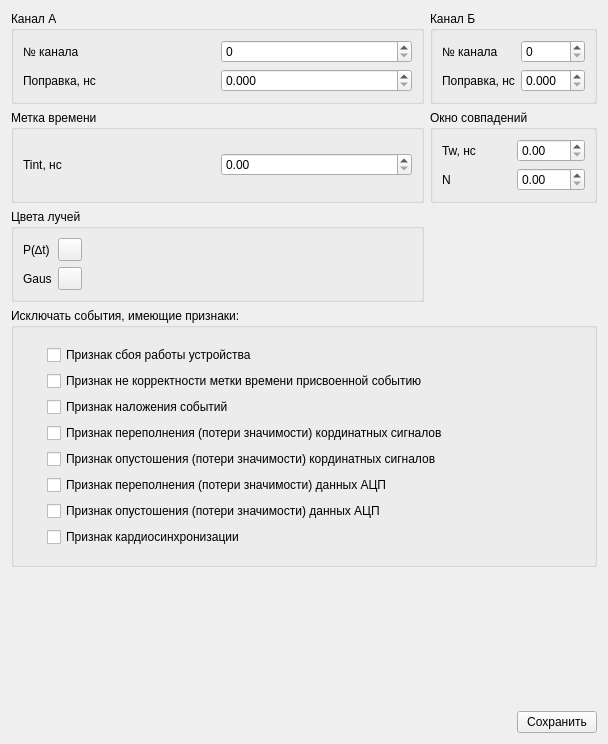
<?xml version="1.0" encoding="UTF-8"?>
<ui version="4.0">
 <class>Page_histogram_consulience_options</class>
 <widget class="QWidget" name="Page_histogram_consulience_options">
  <property name="geometry">
   <rect>
    <x>0</x>
    <y>0</y>
    <width>608</width>
    <height>744</height>
   </rect>
  </property>
  <property name="windowTitle">
   <string>Form</string>
  </property>
  <layout class="QVBoxLayout" name="verticalLayout">
   <item>
    <layout class="QGridLayout" name="gridLayout">
     <item row="0" column="1">
      <widget class="QGroupBox" name="groupBox_2">
       <property name="title">
        <string>Канал А</string>
       </property>
       <layout class="QVBoxLayout" name="verticalLayout_5">
        <item>
         <layout class="QGridLayout" name="gridLayout_2">
          <item row="1" column="0">
           <widget class="QLabel" name="label_3">
            <property name="text">
             <string>№ канала</string>
            </property>
           </widget>
          </item>
          <item row="1" column="1">
           <widget class="QSpinBox" name="sb_nudChANumber"/>
          </item>
          <item row="2" column="0">
           <widget class="QLabel" name="label_4">
            <property name="text">
             <string>Поправка, нс</string>
            </property>
           </widget>
          </item>
          <item row="2" column="1">
           <widget class="QDoubleSpinBox" name="dsb_nudChACorr">
            <property name="decimals">
             <number>3</number>
            </property>
           </widget>
          </item>
         </layout>
        </item>
       </layout>
      </widget>
     </item>
     <item row="2" column="1">
      <widget class="QGroupBox" name="groupBox">
       <property name="title">
        <string>Цвета лучей</string>
       </property>
       <layout class="QHBoxLayout" name="horizontalLayout_2">
        <item>
         <layout class="QGridLayout" name="gridLayout_5">
          <item row="0" column="1">
           <widget class="QToolButton" name="btn_p"/>
          </item>
          <item row="1" column="1">
           <widget class="QToolButton" name="btn_gauss"/>
          </item>
          <item row="1" column="0">
           <widget class="QLabel" name="label_13">
            <property name="sizePolicy">
             <sizepolicy hsizetype="Fixed" vsizetype="Preferred">
              <horstretch>0</horstretch>
              <verstretch>0</verstretch>
             </sizepolicy>
            </property>
            <property name="text">
             <string>Gaus</string>
            </property>
           </widget>
          </item>
          <item row="0" column="0">
           <widget class="QLabel" name="label">
            <property name="sizePolicy">
             <sizepolicy hsizetype="Fixed" vsizetype="Preferred">
              <horstretch>0</horstretch>
              <verstretch>0</verstretch>
             </sizepolicy>
            </property>
            <property name="text">
             <string>P(∆t)</string>
            </property>
           </widget>
          </item>
         </layout>
        </item>
        <item>
         <spacer name="horizontalSpacer">
          <property name="orientation">
           <enum>Qt::Horizontal</enum>
          </property>
          <property name="sizeHint" stdset="0">
           <size>
            <width>40</width>
            <height>20</height>
           </size>
          </property>
         </spacer>
        </item>
       </layout>
      </widget>
     </item>
     <item row="1" column="1">
      <widget class="QGroupBox" name="groupBox_3">
       <property name="title">
        <string>Метка времени</string>
       </property>
       <layout class="QVBoxLayout" name="verticalLayout_6">
        <item>
         <layout class="QGridLayout" name="gridLayout_4">
          <item row="0" column="0">
           <widget class="QLabel" name="label_8">
            <property name="text">
             <string>Tint, нс</string>
            </property>
           </widget>
          </item>
          <item row="0" column="1">
           <widget class="QDoubleSpinBox" name="dsb_nudTInt"/>
          </item>
         </layout>
        </item>
       </layout>
      </widget>
     </item>
     <item row="0" column="3">
      <widget class="QGroupBox" name="groupBox_4">
       <property name="title">
        <string>Канал Б</string>
       </property>
       <layout class="QVBoxLayout" name="verticalLayout_3">
        <item>
         <layout class="QGridLayout" name="gridLayout_3">
          <item row="0" column="0">
           <widget class="QLabel" name="label_5">
            <property name="text">
             <string>№ канала</string>
            </property>
           </widget>
          </item>
          <item row="1" column="0">
           <widget class="QLabel" name="label_7">
            <property name="text">
             <string>Поправка, нс</string>
            </property>
           </widget>
          </item>
          <item row="0" column="1">
           <widget class="QSpinBox" name="sb_nudChBNumber"/>
          </item>
          <item row="1" column="1">
           <widget class="QDoubleSpinBox" name="dsb_nudChBCorr">
            <property name="decimals">
             <number>3</number>
            </property>
           </widget>
          </item>
         </layout>
        </item>
       </layout>
      </widget>
     </item>
     <item row="1" column="3">
      <widget class="QGroupBox" name="groupBox_5">
       <property name="title">
        <string>Окно совпадений</string>
       </property>
       <layout class="QVBoxLayout" name="verticalLayout_4">
        <item>
         <layout class="QGridLayout" name="gridLayout_7">
          <item row="0" column="0">
           <widget class="QLabel" name="label_11">
            <property name="text">
             <string>Tw, нс</string>
            </property>
           </widget>
          </item>
          <item row="0" column="1">
           <widget class="QDoubleSpinBox" name="dsb_nudWindow"/>
          </item>
          <item row="1" column="0">
           <widget class="QLabel" name="label_12">
            <property name="text">
             <string>N</string>
            </property>
           </widget>
          </item>
          <item row="1" column="1">
           <widget class="QDoubleSpinBox" name="dsb_nudN"/>
          </item>
         </layout>
        </item>
       </layout>
      </widget>
     </item>
    </layout>
   </item>
   <item>
    <widget class="QGroupBox" name="groupBox_6">
     <property name="title">
      <string>Исключать события, имеющие признаки:</string>
     </property>
     <layout class="QVBoxLayout" name="verticalLayout_2">
      <item>
       <layout class="QGridLayout" name="gridLayout_6">
        <property name="leftMargin">
         <number>8</number>
        </property>
        <property name="topMargin">
         <number>8</number>
        </property>
        <property name="rightMargin">
         <number>8</number>
        </property>
        <property name="bottomMargin">
         <number>8</number>
        </property>
        <item row="2" column="1">
         <widget class="QCheckBox" name="cb_PET_EVENT_FLAG_GATE_OVERLAY">
          <property name="text">
           <string>Признак наложения событий</string>
          </property>
         </widget>
        </item>
        <item row="7" column="1">
         <widget class="QCheckBox" name="cb_PET_EVENT_FLAG_SYNC">
          <property name="text">
           <string>Признак кардиосинхронизации</string>
          </property>
         </widget>
        </item>
        <item row="5" column="1">
         <widget class="QCheckBox" name="cb_PET_EVENT_FLAG_ADC_OVERFLOW">
          <property name="text">
           <string>Признак переполнения (потери значимости) данных АЦП</string>
          </property>
         </widget>
        </item>
        <item row="3" column="1">
         <widget class="QCheckBox" name="cb_PET_EVENT_FLAG_QDC_OVERFLOW">
          <property name="text">
           <string>Признак переполнения (потери значимости) кординатных сигналов</string>
          </property>
         </widget>
        </item>
        <item row="1" column="1">
         <widget class="QCheckBox" name="cb_PET_EVENT_FLAG_TS_INVALID">
          <property name="text">
           <string>Признак не корректности метки времени присвоенной событию</string>
          </property>
         </widget>
        </item>
        <item row="0" column="1">
         <widget class="QCheckBox" name="cb_PET_EVENT_FLAG_FAULT">
          <property name="text">
           <string>Признак сбоя работы устройства</string>
          </property>
         </widget>
        </item>
        <item row="4" column="1">
         <widget class="QCheckBox" name="cb_PET_EVENT_FLAG_QDC_UNDERFLOW">
          <property name="text">
           <string>Признак опустошения (потери значимости) кординатных сигналов</string>
          </property>
         </widget>
        </item>
        <item row="0" column="0">
         <widget class="QWidget" name="widget" native="true">
          <property name="sizePolicy">
           <sizepolicy hsizetype="Fixed" vsizetype="Preferred">
            <horstretch>0</horstretch>
            <verstretch>0</verstretch>
           </sizepolicy>
          </property>
          <property name="minimumSize">
           <size>
            <width>10</width>
            <height>0</height>
           </size>
          </property>
         </widget>
        </item>
        <item row="6" column="1">
         <widget class="QCheckBox" name="cb_PET_EVENT_FLAG_ADC_UNDERFLOW">
          <property name="text">
           <string>Признак опустошения (потери значимости) данных АЦП</string>
          </property>
         </widget>
        </item>
       </layout>
      </item>
     </layout>
    </widget>
   </item>
   <item>
    <spacer name="verticalSpacer">
     <property name="orientation">
      <enum>Qt::Vertical</enum>
     </property>
     <property name="sizeHint" stdset="0">
      <size>
       <width>20</width>
       <height>40</height>
      </size>
     </property>
    </spacer>
   </item>
   <item>
    <layout class="QHBoxLayout" name="horizontalLayout">
     <item>
      <spacer name="horizontalSpacer_2">
       <property name="orientation">
        <enum>Qt::Horizontal</enum>
       </property>
       <property name="sizeHint" stdset="0">
        <size>
         <width>40</width>
         <height>20</height>
        </size>
       </property>
      </spacer>
     </item>
     <item>
      <widget class="QPushButton" name="btn_accept">
       <property name="text">
        <string>Сохранить</string>
       </property>
      </widget>
     </item>
    </layout>
   </item>
  </layout>
 </widget>
 <tabstops>
  <tabstop>sb_nudChANumber</tabstop>
  <tabstop>sb_nudChBNumber</tabstop>
  <tabstop>dsb_nudChACorr</tabstop>
  <tabstop>dsb_nudChBCorr</tabstop>
  <tabstop>dsb_nudTInt</tabstop>
  <tabstop>dsb_nudWindow</tabstop>
  <tabstop>dsb_nudN</tabstop>
  <tabstop>btn_p</tabstop>
  <tabstop>btn_gauss</tabstop>
  <tabstop>cb_PET_EVENT_FLAG_FAULT</tabstop>
  <tabstop>cb_PET_EVENT_FLAG_TS_INVALID</tabstop>
  <tabstop>cb_PET_EVENT_FLAG_GATE_OVERLAY</tabstop>
  <tabstop>cb_PET_EVENT_FLAG_QDC_OVERFLOW</tabstop>
  <tabstop>cb_PET_EVENT_FLAG_QDC_UNDERFLOW</tabstop>
  <tabstop>cb_PET_EVENT_FLAG_ADC_OVERFLOW</tabstop>
  <tabstop>cb_PET_EVENT_FLAG_ADC_UNDERFLOW</tabstop>
  <tabstop>cb_PET_EVENT_FLAG_SYNC</tabstop>
 </tabstops>
 <resources/>
 <connections/>
</ui>
